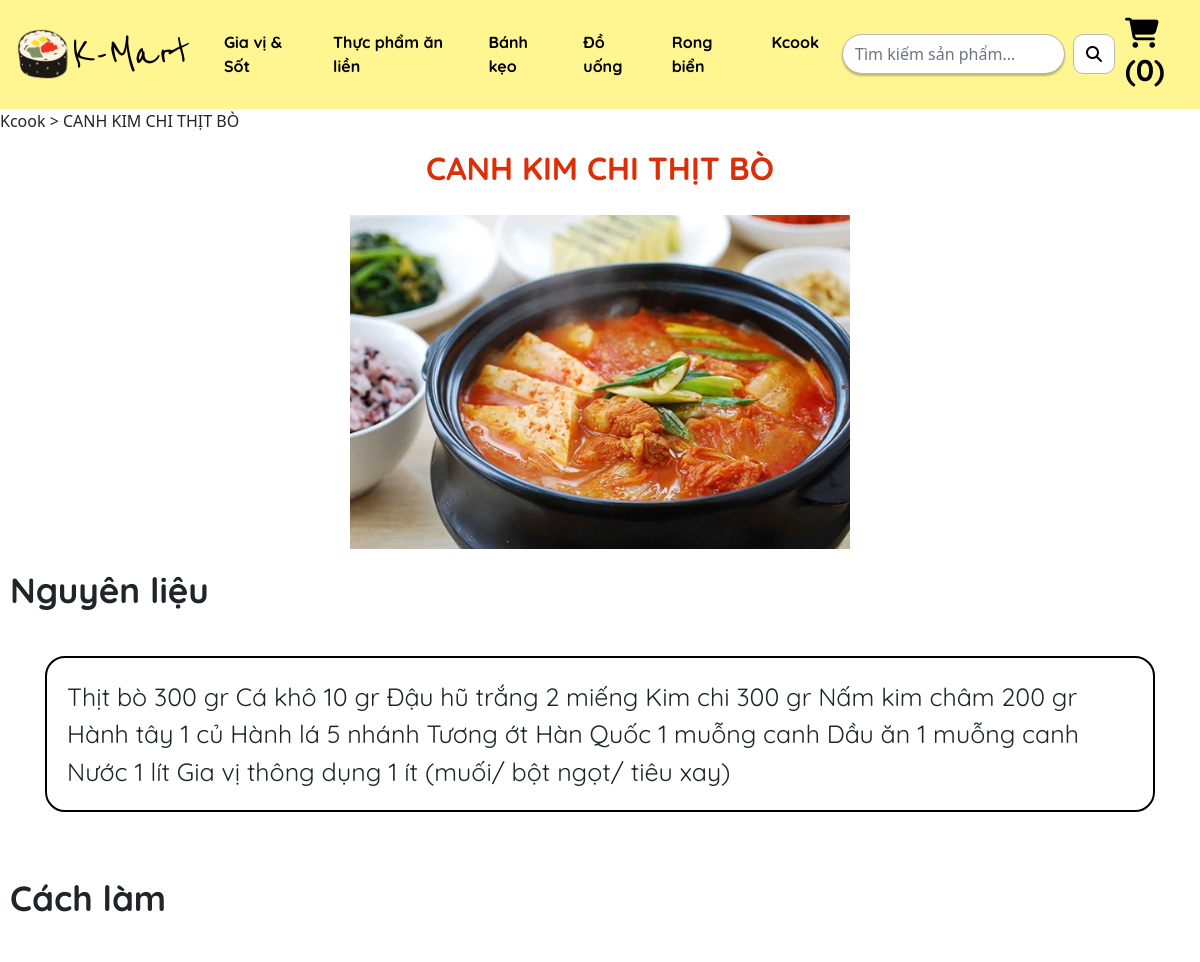
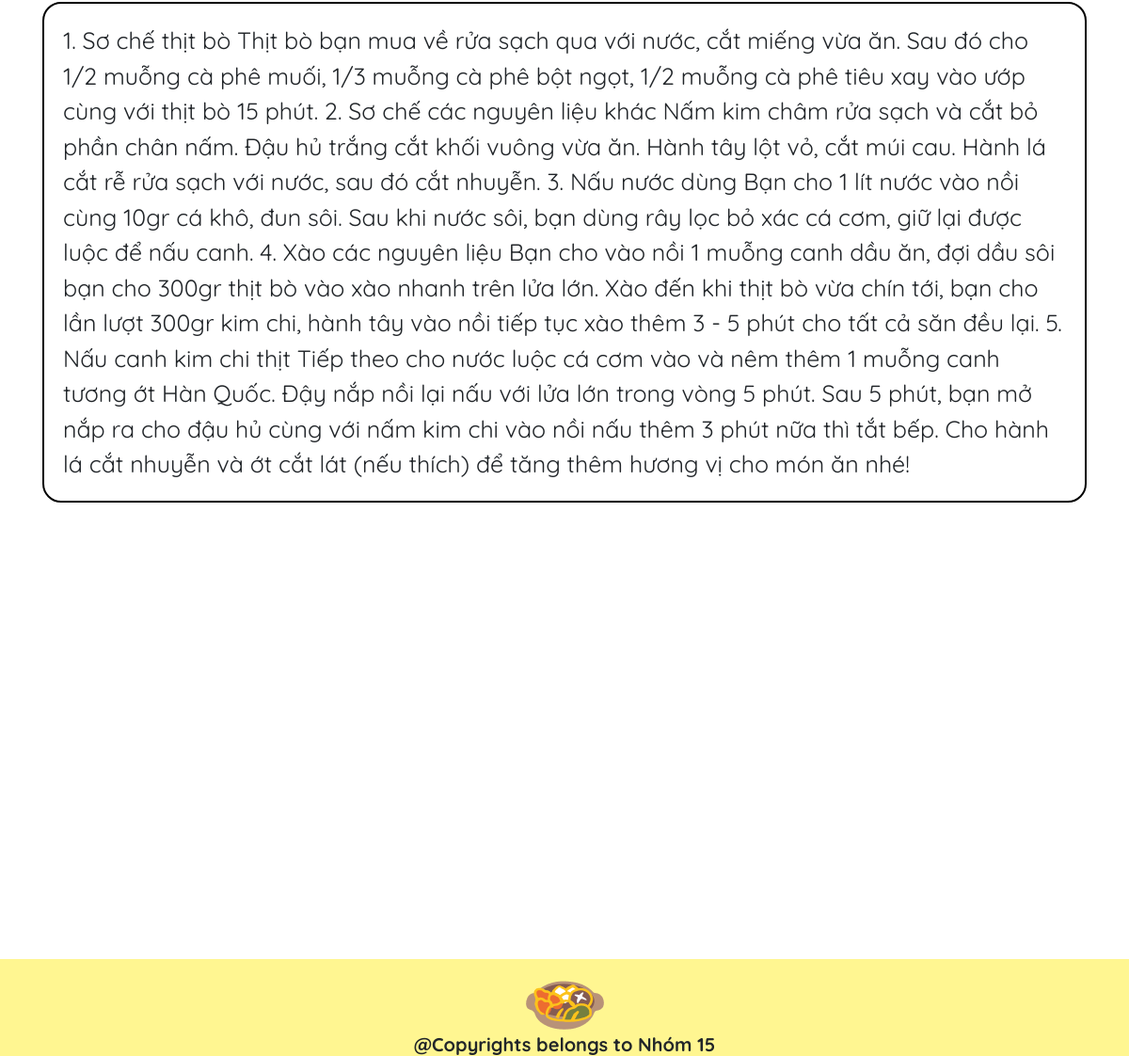
/kcook/kcook-post-list/4, run on the app's committed database (2 pictures, top to bottom).
### main/models.py (models this page shows, shortened)
class KcookPost(models.Model):
    title_post = models.TextField()
    image = models.ImageField(upload_to="kcookpost_imgs/")
    nguyenlieu = models.TextField()
    introduction = models.CharField(max_length=350, null=True)
    cachlam = models.TextField()

### main/views.py (the view)
# urls.py: path('kcook/kcook-post-list/<int:id>',views.chitietkcook,name='chitietkcook'),
def chitietkcook(response, id):
    cartdata=cartData(response)
    cartItems = cartdata['cartItems']
    kcook_post = KcookPost.objects.get(id=id)
    return render(response, "main/chitietkcook.html", {'data': kcook_post,'cartItems':cartItems})

### main/utils.py (called while the page is built, shortened)
def cookieCart(request):
    try:
        cart = json.loads(request.COOKIES['cart'])
    except:
        cart = {}
    print('Cart:', cart)
    items = []
    order = {'get_cart_total': 0, 'get_cart_items': 0}
    cartItems = order['get_cart_items']
    return{'cartItems':cartItems,'order':order,'items':items}

def cartData(request):
    if request.user.is_authenticated:
        customer = request.user.customer
        order, created = Order.objects.get_or_create(customer=customer, complete=False)
        items = order.orderitem_set.all()
        cartItems = order.get_cart_items
    else:
        cookieData = cookieCart(request)
        cartItems = cookieData['cartItems']
        items = cookieData['items']
        order = cookieData['order']
    return{'cartItems':cartItems,'order':order,'items':items}

### main/templates/main/chitietkcook.html (shortened to what this page needs)
{% extends 'main/base.html' %}
{% load static %}
{% block linkcss %}
<link rel="stylesheet" type="text/css" href="{% static 'css/chitietkcook.css' %}" />
{% endblock %}
{% block tieude %}
<p class="text-start">Kcook > {{data.title_post}}</p>
<h2 class = "kcook-h2">{{data.title_post}}</h2>
{% endblock %}
{% block images %}
<div class="kcook-image">
    <img
        src="/media/{{data.image}}"
        class="img-fluid img-banner mx-auto d-block"
        alt=""
    />
</div>
{% endblock %}
{% block sanpham %}
<div class="nguyenlieu">
    <h2>Nguyên liệu</h2>
    <p class="chitietkcook">{{data.nguyenlieu}}</p>
</div>
<div class="cachlam">
    <h2>Cách làm</h2>
    <p class="chitietkcook">{{data.cachlam}}</p>
</div>
{% endblock %}

### main/static/css/base.css (style rules this page uses)
.img-banner { align-items: center; display: flex; justify-content: center; }
* { box-sizing: border-box; }

### main/static/css/chitietkcook.css (style rules this page uses)
.kcook-h2 { font-family:quicksand-bold; color: #DC2E07; text-align: center; padding-bottom: 20px; }
.kcook-image img { width: 500px; }
.chitietkcook { overflow: hidden; text-overflow: ellipsis; display: -webkit-box; -webkit-line-clamp: 100; line-clamp: 20; -webkit-box-orient: vertical; border: 2px solid #000; margin: 45px; padding: 20px; border-radius: 20px; font-family: quicksand; font-size: 25px; }
.nguyenlieu h2,.cachlam h2 { font-family: quicksand-bold; padding-top: 20px; font-size: 35px; margin-left: 10px; }

### data on the page
KcookPost: title_post "CANH KIM CHI THỊT BÒ", image (picture), nguyenlieu "Thịt bò 300 gr Cá khô 10 gr Đậu hũ trắng 2 miếng Kim chi 300 gr Nấm kim châm 200 gr Hành tây 1 củ Hành lá 5 nhánh Tương ớt Hàn Quốc 1 muỗng canh Dầu ăn 1 muỗng canh Nước 1 lít Gia vị thông dụng 1 ít (muối/ bột ngọt/ tiêu xay)", cachlam "1. Sơ chế thịt bò Thịt bò bạn mua về rửa sạch qua với nước, cắt miếng vừa ăn. Sau đó cho 1/2 muỗng cà phê muối, 1/3 muỗng cà phê bột ngọt, 1/2 muỗng cà phê tiêu xay vào ướp cùng với thịt bò 15 phút. 2. Sơ chế các nguyên liệu khác Nấm kim châm rửa sạch và cắt bỏ phần chân nấm. Đậu hủ trắng cắt khối vuông vừa ăn. Hành tây lột vỏ, cắt múi cau. Hành lá cắt rễ rửa sạch với nước, sau đó cắt nhuyễn. 3. Nấu nước dùng Bạn cho 1 lít nước vào nồi cùng 10gr cá khô, đun sôi. Sau khi nước sôi, bạn dùng rây lọc bỏ xác cá cơm, giữ lại được luộc để nấu canh. 4. Xào các nguyên liệu Bạn cho vào nồi 1 muỗng canh dầu ăn, đợi dầu sôi bạn cho 300gr thịt bò vào xào nhanh trên lửa lớn. Xào đến khi thịt bò vừa chín…"

### other printed values
{{ cartItems }} "0"
